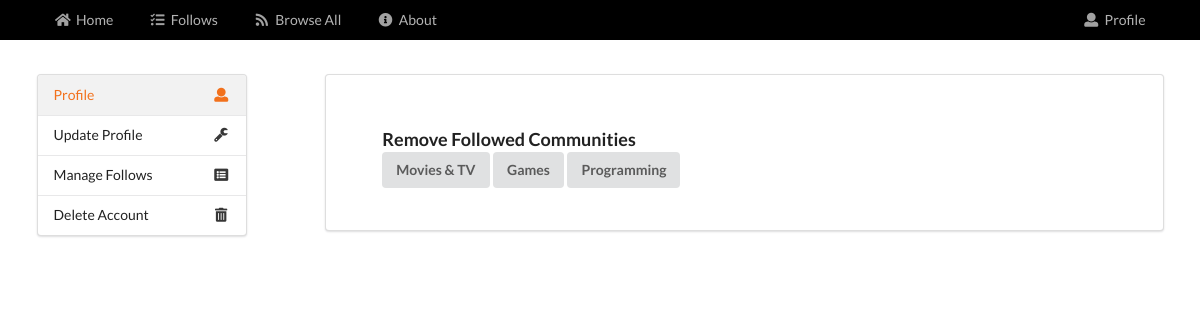
The app's page /view/profile.php?uname=admin with its own data.
### tables this page shows
CREATE TABLE `communities` (
  `community_id` int(11) NOT NULL,
  `community_name` varchar(50) NOT NULL,
  `description` varchar(250) NOT NULL
);

### view/templates/followview.php (the view)
<div class="eleven wide column">
    <div class="ui header">Remove Followed Communities</div>
    <div class="ui row grid container">
        <?php
            $sql = "SELECT
                        c.community_name  as comname, c.community_id as comid
                    FROM `communities` c
                    INNER JOIN `followed_communities` f
                        ON ( c.community_id = f.community_id )
                    WHERE f.follower_id = ( SELECT u.user_id
                                            FROM `users` u
                                            WHERE u.username = '$username')";
            $follows = mysqli_query( $connection, $sql ) or die("Failed to execute query");
            if ( mysqli_num_rows( $follows ) > 0 ) {
                while ($rows = $follows->fetch_array()) {
                    echo "<button class=\"ui button\" onclick='location.href=\"../controllers/updates/followprofile.php?uname=$username&comid=$rows[comid]&stat=Unfollow\"'> $rows[comname] </button>";
                }
            }
        ?>
    </div>
</div>

### records on screen
communities: community_name "Movies & TV"
communities: community_name "Games"
communities: community_name "Programming"
